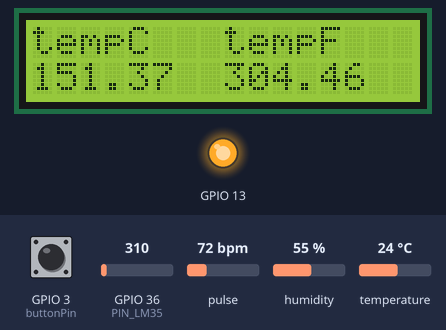
Bench run of a sketch on a simulated ESP32. Parts: 16×2 character LCD, output pins drawn as LEDs (lit = HIGH). The test bench sets the inputs (shaded band); at power-on: GPIO 36 (PIN_LM35) = 310, humidity 55 %, temperature 24 °C, GPIO 3 (buttonPin) HIGH, pulse 72 bpm. WiFi joins after 1.5 s; servers stay silent unless stated; what the sketch prints to the serial monitor is not drawn.

Above: at 13.0 s.
13.1 s: GPIO 36 (PIN_LM35) set to 372
At 18.1 s:
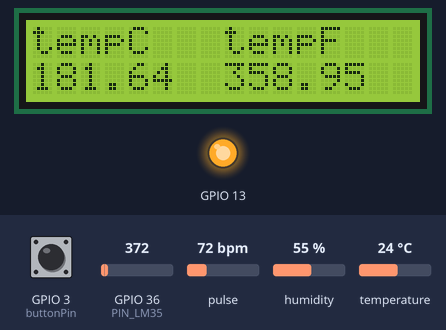
22.5 s: humidity set to 22 %
At 29.9 s:
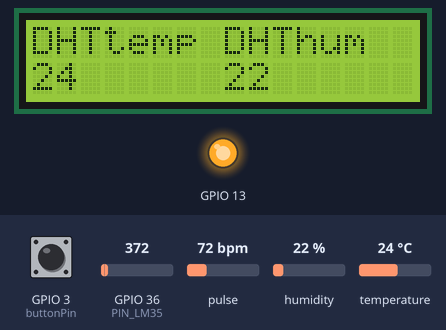
30.6 s: temperature set to 12 °C
At 35.2 s:
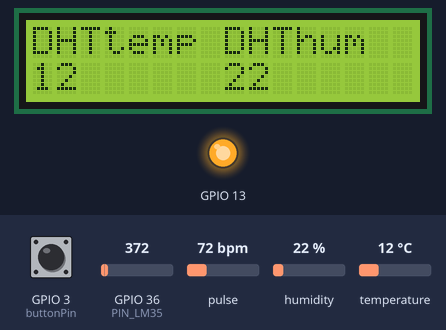
35.7 s: GPIO 36 (PIN_LM35) set to 434
At 38.2 s:
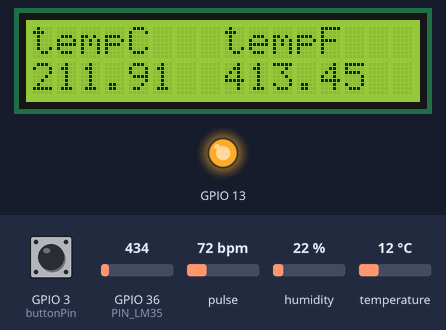
38.8 s: humidity set to 40 %
At 45.6 s:
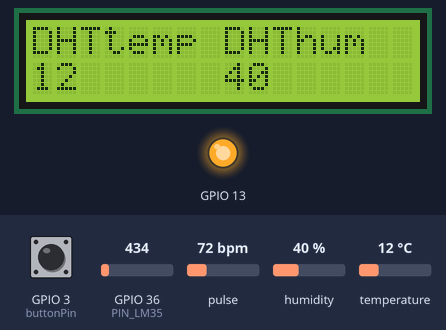
45.9 s: GPIO 36 (PIN_LM35) set to 527
At 48.8 s:
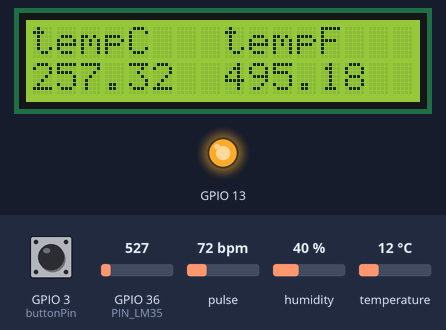
Timing chart, 0 to 49.9 s (numbered marks = the images above; inputs shaded):
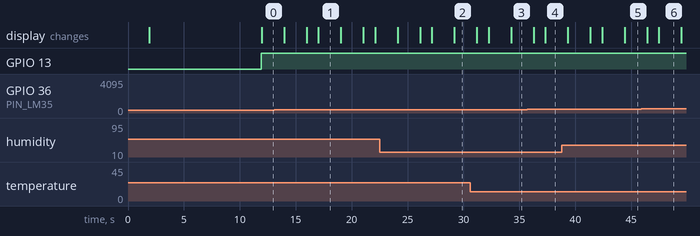

Measured:
- what the display in image 1 shows lasts 2.0 s, from 17.0 s to 19.0 s

The sketch:

zahanati_data_to_blynk_002.ino
```cpp
/* Comment this out to disable prints and save space */
#define BLYNK_PRINT Serial

/* Fill-in your Template ID (only if using Blynk.Cloud) */
#define BLYNK_TEMPLATE_ID "TMPLZfLkcE0V"
#define BLYNK_DEVICE_NAME "Zahanati"


#include <WiFi.h>
#include <WiFiClient.h>
#include <BlynkSimpleEsp32.h>
#include <LiquidCrystal_I2C.h> // LCD I2C library
#include <dht11.h>


// You should get Auth Token in the Blynk App.
// Go to the Project Settings (nut icon).
char auth[] ="LR9wqtsH61H1KKEG5NHOP3uglGYp-29H";

// Your WiFi credentials.
// Set password to "" for open networks.
char ssid[] = "ADANIAN";
char pass[] = "!ARL2021@";

// This function creates the timer object. It's part of Blynk library
BlynkTimer timer;

 int timerValue = 1000L;

  const int sensorPin = A6;


 float tempF ;
 float bodyTemp2;
 int hearbeat;


////////////LM35////////////////////////////////////////////////////////////

#define ADC_VREF_mV    5000.0 // in millivolt
#define ADC_RESOLUTION 1024.0
#define PIN_LM35 36 // pin connected to LM35 temperature sensor

/////////////////////////////////////////////////////////////////////////////

////////////////////pulse sensor/////////////////////////////////////////////

#define USE_ARDUINO_INTERRUPTS true    // Set-up low-level interrupts for most acurate BPM math.
#include <PulseSensorPlayground.h>     // Includes the PulseSensorPlayground Library.

//  Variables
const int PulseWire = 0;       // PulseSensor PURPLE WIRE connected to ANALOG PIN 0
const int heartBeatLED = 13;          // The on-board Arduino LED, close to PIN 13.
int Threshold = 550;           // Determine which Signal to "count as a beat" and which to ignore.
                               // Use the "Gettting Started Project" to fine-tune Threshold Value beyond default setting.
                               // Otherwise leave the default "550" value.
int DHT11Temp = 0;
int DHT11Hum = 0;
const int DHT11pin = 23;
const int buttonPin = 3;

bool seeData = false;

dht11 DHT;                  //Note:DHT on behalf of the temperature and humidity from first sensor
PulseSensorPlayground pulseSensor;  // Creates an instance of the PulseSensorPlayground object called "pulseSensor"
LiquidCrystal_I2C lcd(0x27,16,2);  // LCD I2C address 0x27, 16 column and 2 rows


void myTimer()
{
  // This function describes what will happen with each timer tick
  // e.g. writing sensor value to datastream V5
  Blynk.virtualWrite(V0, DHT11Temp);
  Blynk.virtualWrite(V1, DHT11Hum);
  Blynk.virtualWrite(V2, PIN_LM35);
  Blynk.virtualWrite(V3, tempF);
  Blynk.virtualWrite(V4, hearbeat);


}


void setup() {
  Serial.begin(9600);

  lcd.init();      // initialize the lcd
  lcd.backlight(); // open the backlight
  lcd.clear();
  pinMode(PIN_LM35, INPUT); // input for temperature sensor
  pinMode(DHT11pin, INPUT);
  pinMode (buttonPin, INPUT_PULLUP);


   Blynk.begin(auth, ssid, pass, "blynk.cloud", 80); //https://github.com/blynkkk/blynk_Issues/issues/114

       // Setting interval to send data to Blynk Cloud to 1000ms.
  // It means that data will be sent every second
  timer.setInterval(timerValue, myTimer);

  lcd.setCursor(2, 0); // start to print at the first row
  lcd.print("WELCOME TO");    // print the temperature in Celsius
  lcd.setCursor(3, 1); // start to print at the first row
  lcd.print("ZAHANATI");    // print the temperature in Celsius
  delay(10000);
    lcd.clear();

  // Configure the PulseSensor object, by assigning our variables to it.
  pulseSensor.analogInput(PulseWire);
  pulseSensor.blinkOnPulse(heartBeatLED);       //auto-magically blink Arduino's LED with heartbeat.
  pulseSensor.setThreshold(Threshold);

  // Double-check the "pulseSensor" object was created and "began" seeing a signal.
   if (pulseSensor.begin()) {
    Serial.println("We created a pulseSensor Object !");  //This prints one time at Arduino power-up,  or on Arduino reset.


  }

}
void loop() {

  int adcVal = analogRead(PIN_LM35);
  // convert the ADC value to voltage in millivolt
  float milliVolt = adcVal * (ADC_VREF_mV / ADC_RESOLUTION);
  // convert the voltage to the temperature in Celsius
  float tempC = milliVolt / 10;
  float tempF = tempC * 9 / 5 + 32; // convert Celsius to Fahrenheit

  int myBPM = pulseSensor.getBeatsPerMinute();  // Calls function on our pulseSensor object that returns BPM as an "int".
                                               // "myBPM" hold this BPM value now.

 ////////////////////////// READ Temperature & Humidity DATA from first upper DHT11 sensor//////////////////////////
  DHT.read(DHT11pin);
  DHT11Temp = DHT.temperature;
  DHT11Hum = DHT.humidity;


 int buttonState = digitalRead(buttonPin);

  // print the temperature to Serial Monitor
  Serial.print(tempC);
  Serial.print("°C ~ ");
  Serial.print(tempF);
  Serial.println("°F");


  //lcd.print("°C");
  //lcd.setCursor(0, 1); // start to print at the second row
 // lcd.print(tempF);    // print the temperature in Fahrenheit
  //lcd.print("°F");


 //lcd.setCursor(0, 1); // start to print at the first row
if (pulseSensor.sawStartOfBeat()) {            // Constantly test to see if "a beat happened".
 Serial.println("  A HeartBeat Happened ! "); // If test is "true", print a message "a heartbeat happened".
 Serial.print("BPM: ");                        // Print phrase "BPM: "
 Serial.println(myBPM);                        // Print the value inside of myBPM.
}
else {

}

//if (buttonState == LOW)

{

  lcd.setCursor(0, 0); // start to print at the first row
  lcd.print("tempC");    // print the temperature in Celsius
  lcd.setCursor(0, 1); // start to print at the first row
  lcd.print(tempC);    // print the temperature in Celsius

  lcd.setCursor(8, 0); // start to print at the first row
  lcd.print("tempF");    // print the temperature in Celsius
  lcd.setCursor(8, 1);
  lcd.print(tempF);


  delay(2000);
  lcd.clear();

  lcd.setCursor(0, 0); // start to print at the first row
  lcd.print("DHTtemp");    // print the temperature in Celsius
  lcd.setCursor(0, 1); // start to print at the first row
  lcd.print(DHT11Temp);    // print the temperature in Celsius


  lcd.setCursor(8, 0); // start to print at the first row
  lcd.print("DHThum");    // print the temperature in Celsius
  lcd.setCursor(8, 1);
  lcd.print(DHT11Hum);

  delay(2000);
  lcd.clear();


}
/*
else {

   lcd.setCursor(0, 0); // start to print at the first row
  lcd.print("Hold Button To");    // print the temperature in Celsius
  lcd.setCursor(0, 1); // start to print at the first row
  lcd.print("See sensor data");    // print the temperature in Celsius

}
*/


    // Runs all Blynk stuff
  Blynk.run();

  // runs BlynkTimer
  timer.run();


    delay(1000);

 }
```
